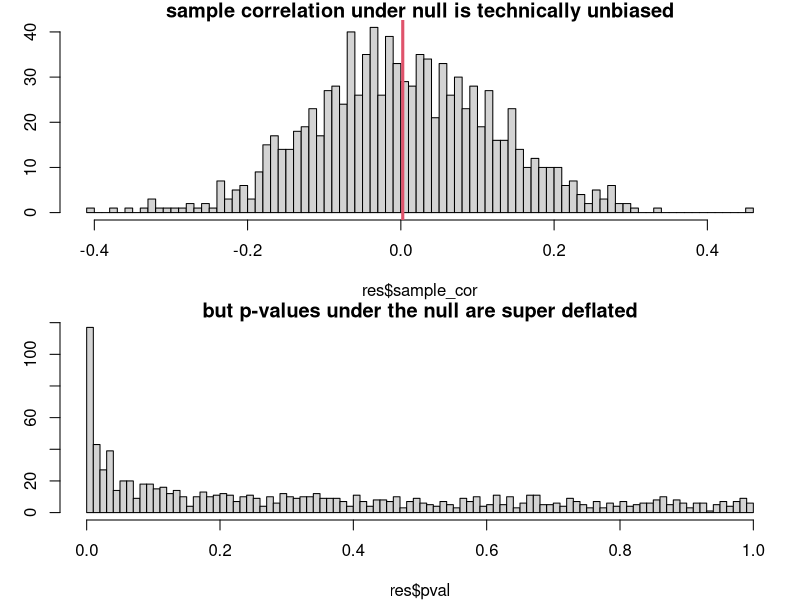

The R source for this figure:

cor_test_hac <- function(x, y, bw = NULL, prewhite = TRUE){
  stopifnot(length(x) == length(y))
  n <- length(x)
  df <- data.frame(y = as.numeric(y), x = as.numeric(x), t = 1:n)
  
  m  <- lm(y ~ x, data = df)
  
  # simple bandwidth rule-of-thumb if none supplied
  if (is.null(bw)) {
    # newey-west plug-in style; conservative if n is small
    bw <- floor(4 * (n / 100)^(2/9))
  }
  
  # HAC vcov (Bartlett kernel), optional prewhitening
  Vhac <- sandwich::NeweyWest(m, lag = bw, prewhite = prewhite, adjust = TRUE)
  tt   <- lmtest::coeftest(m, vcov. = Vhac)["x", ]
  
  # return t and p for H0: beta_x = 0  (equivalent to rho = 0)
  list(t = unname(tt[ "t value" ]), p = unname(tt[ "Pr(>|t|)" ]), bw = bw)
}

cor_test_effdf <- function(x, y, K = NULL){
  stopifnot(length(x) == length(y))
  n  <- length(x)
  r  <- cor(x, y)
  
  # choose truncation K if not supplied
  if (is.null(K)) K <- floor(n^(1/3))
  acx <- acf(x, lag.max = K, plot = FALSE)$acf[-1]
  acy <- acf(y, lag.max = K, plot = FALSE)$acf[-1]
  
  # plug-in EDF
  denom <- 1 + 2 * sum(acx * acy)
  neff  <- n / max(denom, 1e-8)  # guard against division by ~0
  
  # t-test using neff
  tstat <- r * sqrt((neff - 2) / max(1 - r^2, 1e-12))
  pval  <- 2 * pt(abs(tstat), df = max(neff - 2, 1), lower.tail = FALSE)
  
  list(r = r, t = unname(tstat), p = unname(pval), neff = neff, K = K)
}

cor_test_tts <- function(x, y, B = 2000, q = 0.1){
  stopifnot(length(x) == length(y))
  n   <- length(x)
  m   <- floor(q * n)        # truncation
  idx <- (m + 1):(n - m)     # usable interior
  r0  <- cor(x[idx], y[idx])
  
  # generate circular shifts; if B >= n use all unique shifts
  shifts <- if (B >= (n - 1)) 1:(n - 1) else sample(1:(n - 1), B, replace = FALSE)
  
  rperm <- numeric(length(shifts))
  for (i in seq_along(shifts)) {
    s    <- shifts[i]
    ys   <- c(y[(s + 1):n], y[1:s])  # circular shift
    rperm[i] <- cor(x[idx], ys[idx])
  }
  
  p <- (1 + sum(abs(rperm) >= abs(r0))) / (length(rperm) + 1)
  list(r = r0, p = p, shifts = length(shifts), q = q)
}

cor.sim <- function(r_betw = 0.0, 
                    r_within = 0.9,
                    p = 100,
                    n = 2,
                    permute_R = F,
                    corr_struct = c("block", "AR(1)")[2],
                    corr_test = c("sample", "effdf", "tts", "hac")[1]){
  
  #induce correlation within features
  if(corr_struct == "block"){
    #basic two block matrix
    Rsub <- diag(p/2) + r_within - diag(p/2) * r_within
    R <- diag(p)
    R[1:(p/2), 1:(p/2)] <- R[p/2+1:(p/2), p/2+1:(p/2)] <- Rsub  
  } else if(corr_struct == "AR(1)"){
    #AR(1) correlation structutre
    R <- r_within ^ abs(outer(1:p, 1:p, "-"))
  }
  
  if(permute_R){
    R_reord <- sample(1:p)
    R <- R[R_reord, R_reord]
  }
  
  #transform data within features
  L <- t(chol(R))
  x <- matrix(rnorm(p*2), p, n)
  x <- L %*% x
  
  #induce true correlation between features
  R2  <- diag(2) + r_betw - diag(2) * r_betw
  L2 <- t(chol(R2))
  x <- t(L2 %*% t(x))
  
  #test hypothesis
  if(corr_test == "sample"){
    out <- cor.test(x[,1], x[,2])
    return(c(sample_cor = out$estimate, pval = out$p.value))
  } else if(corr_test == "effdf"){
    out <- cor_test_effdf(x[,1], x[,2])
    return(c(sample_cor = out$r, pval = out$p))
  } else if(corr_test == "tts"){
    out <- cor_test_tts(x[,1], x[,2])
    return(c(sample_cor = out$r, pval = out$p))
  } else if(corr_test == "hac"){
    out <- cor_test_hac(x[,1], x[,2])
    return(c(sample_cor = out$t, pval = out$p))
  }
}

cor.sim <- function(r_betw = 0.0, 
                    r_within = 0.9,
                    p = 100,
                    n = 2,
                    permute_R = F,
                    corr_struct = c("block", "AR(1)")[2],
                    corr_test = c("sample")[1]){
  
  #induce correlation within features
  if(corr_struct == "block"){
    #basic two block matrix
    Rsub <- diag(p/2) + r_within - diag(p/2) * r_within
    R <- diag(p)
    R[1:(p/2), 1:(p/2)] <- R[p/2+1:(p/2), p/2+1:(p/2)] <- Rsub  
  } else if(corr_struct == "AR(1)"){
    #AR(1) correlation structutre
    R <- r_within ^ abs(outer(1:p, 1:p, "-"))
  }
  
  if(permute_R){
    R_reord <- sample(1:p)
    R <- R[R_reord, R_reord]
  }
  
  #transform data within features
  L <- t(chol(R))
  x <- matrix(rnorm(p*2), p, n)
  x <- L %*% x
  
  #induce true correlation between features
  R2  <- diag(2) + r_betw - diag(2) * r_betw
  L2 <- t(chol(R2))
  x <- t(L2 %*% t(x))
  
  #test hypothesis
  if(corr_test == "sample"){
    out <- cor.test(x[,1], x[,2])
    return(c(sample_cor = out$estimate, pval = out$p.value))
  }
}

res <- data.frame(t(replicate(n = 1E3, 
                              cor.sim(r_within = 0.7,
                                      r_betw = 0.0,
                                      p = 200,
                                      corr_struct = c("block", "AR(1)")[2],
                                      permute_R = F)
)))
par(mfrow = c(2,1), mar = c(4,3,1,1))
hist(res$sample_cor, breaks = 100, main = "sample correlation under null is technically unbiased")
abline(v = mean(res$sample_cor), col = 2, lwd = 3)
hist(res$pval, breaks = 100, main = "but p-values under the null are super deflated")
